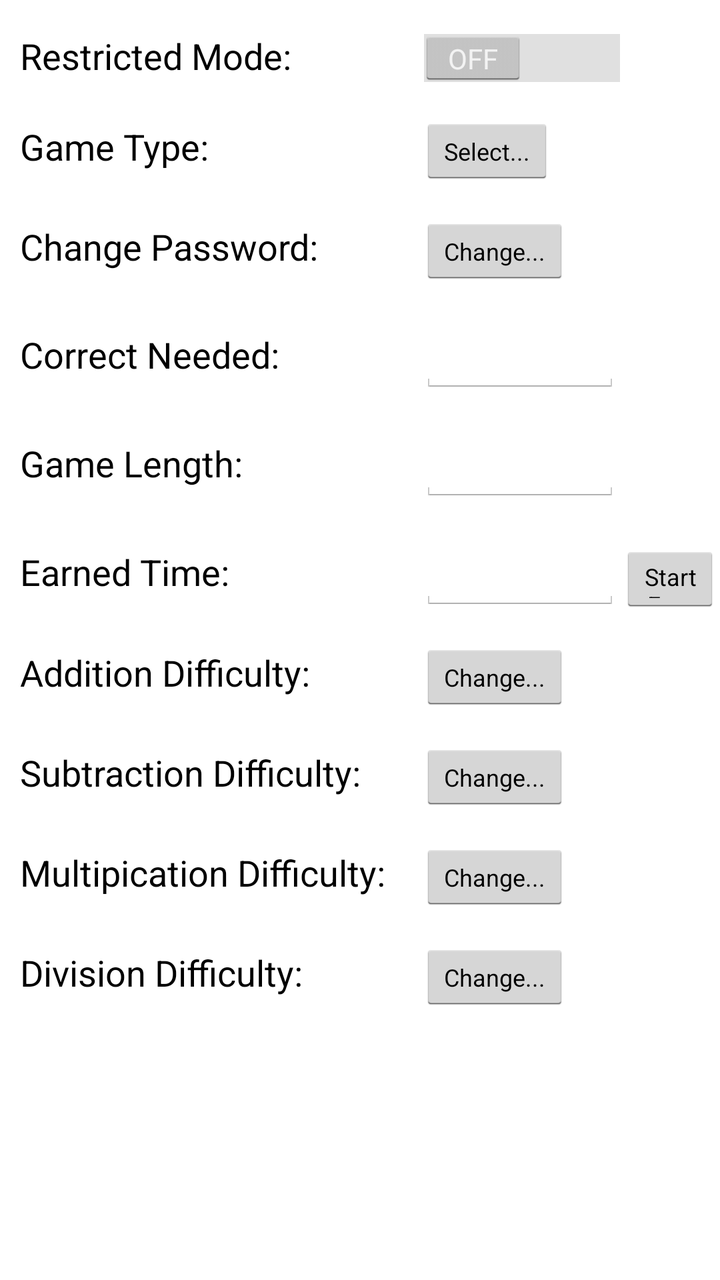
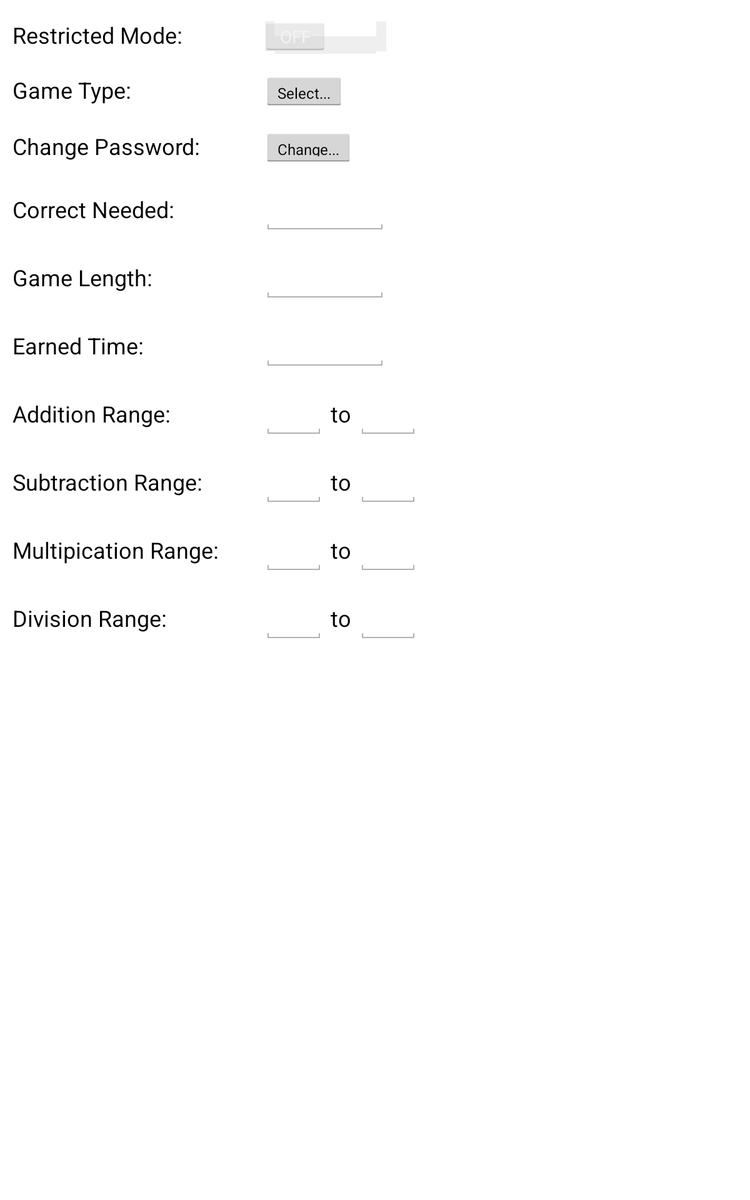

Compare how this app lays out the same screen by default and in its alternative resource folder. The renders come first, then the two layout files and the values they reference.
<!-- AndroidManifest.xml: activity theme android:Theme.Holo.Light -->
<!-- res/layout/settings.xml -->
<?xml version="1.0" encoding="utf-8"?>
<LinearLayout xmlns:android="http://schemas.android.com/apk/res/android"
    android:layout_width="fill_parent"
    android:layout_height="fill_parent"
    android:orientation="vertical"
    android:paddingLeft="10dp"
    android:paddingTop="15dp" >

	<LinearLayout
		android:layout_height="wrap_content"
		android:layout_width="wrap_content"
		android:orientation="horizontal">

		<TextView
			android:layout_height="wrap_content"
			android:text="Restricted Mode: "
			android:textAppearance="?android:attr/textAppearanceMedium"
			android:layout_width="200dp"
			/>

		<Switch
			android:layout_height="wrap_content"
			android:layout_width="wrap_content"
			android:id="@+id/gOn"/>

	</LinearLayout>

	<LinearLayout
		android:layout_height="wrap_content"
		android:layout_width="wrap_content"
		android:orientation="horizontal"
		android:paddingTop="15dp">

		<TextView
			android:layout_height="wrap_content"
			android:text="Game Type: "
			android:textAppearance="?android:attr/textAppearanceMedium"
			android:layout_width="200dp"/>

		<Button
			android:layout_height="35dp"
			android:layout_width="wrap_content"
			android:id="@+id/gType"
			android:text="Select..."
			android:textSize="12sp"/>

	</LinearLayout>
	
	<LinearLayout
		android:layout_height="wrap_content"
		android:layout_width="wrap_content"
		android:orientation="horizontal"
		android:paddingTop="15dp">

		<TextView
			android:layout_height="wrap_content"
			android:text="Change Password: "
			android:textAppearance="?android:attr/textAppearanceMedium"
			android:layout_width="200dp"/>

		<Button
			android:layout_height="35dp"
			android:layout_width="wrap_content"
			android:id="@+id/pPass"
			android:text="Change..."
			android:textSize="12sp"/>

	</LinearLayout>

	<LinearLayout
		android:layout_height="wrap_content"
		android:layout_width="wrap_content"
		android:orientation="horizontal"
		android:paddingTop="15dp">

		<TextView
			android:layout_height="wrap_content"
			android:text="Correct Needed: "
			android:textAppearance="?android:attr/textAppearanceMedium"
			android:layout_width="200dp"/>

		<EditText
			android:layout_height="wrap_content"
			android:inputType="number"
			android:ems="10"
			android:layout_width="100dp"
			android:id="@+id/cNeed"/>

	</LinearLayout>

	<LinearLayout
		android:layout_height="wrap_content"
		android:layout_width="wrap_content"
		android:orientation="horizontal"
		android:paddingTop="15dp">

		<TextView
			android:layout_height="wrap_content"
			android:text="Game Length: "
			android:textAppearance="?android:attr/textAppearanceMedium"
			android:layout_width="200dp"/>

		<EditText
			android:layout_height="wrap_content"
			android:inputType="number"
			android:ems="10"
			android:layout_width="100dp"
			android:id="@+id/gTime"/>

	</LinearLayout>

	<LinearLayout
		android:layout_height="wrap_content"
		android:layout_width="wrap_content"
		android:orientation="horizontal"
		android:paddingTop="15dp">

		<TextView
			android:layout_height="wrap_content"
			android:text="Earned Time: "
			android:textAppearance="?android:attr/textAppearanceMedium"
			android:layout_width="200dp"/>

		<EditText
			android:layout_height="wrap_content"
			android:inputType="number"
			android:ems="10"
			android:layout_width="100dp"
			android:id="@+id/eTime"/>

		<Button
			android:layout_height="35dp"
			android:layout_width="wrap_content"
			android:id="@+id/fTime"
			android:text="Start Free Time"
			android:textSize="12sp"/>

	</LinearLayout>

	<LinearLayout
	    android:layout_width="match_parent"
	    android:layout_height="wrap_content"
	    android:paddingTop="15dp" >

		<TextView
		    android:layout_width="200dp"
		    android:layout_height="wrap_content"
		    android:text="Addition Difficulty: "
		    android:textAppearance="?android:attr/textAppearanceMedium" />

		<Button
			android:layout_height="35dp"
			android:layout_width="wrap_content"
			android:id="@+id/aRan"
			android:text="Change..."
			android:textSize="12sp"/>

	</LinearLayout>
	
	<LinearLayout
	    android:layout_width="match_parent"
	    android:layout_height="wrap_content"
	    android:paddingTop="15dp" >

		<TextView
		    android:layout_width="200dp"
		    android:layout_height="wrap_content"
		    android:text="Subtraction Difficulty: "
		    android:textAppearance="?android:attr/textAppearanceMedium" />

		<Button
			android:layout_height="35dp"
			android:layout_width="wrap_content"
			android:id="@+id/sRan"
			android:text="Change..."
			android:textSize="12sp"/>

	</LinearLayout>
	
	<LinearLayout
	    android:layout_width="match_parent"
	    android:layout_height="wrap_content" 
	    android:paddingTop="15dp">

		<TextView
		    android:layout_width="200dp"
		    android:layout_height="wrap_content"
		    android:text="Multipication Difficulty: "
		    android:textAppearance="?android:attr/textAppearanceMedium" />

		<Button
			android:layout_height="35dp"
			android:layout_width="wrap_content"
			android:id="@+id/mRan"
			android:text="Change..."
			android:textSize="12sp"/>

	</LinearLayout>
	
	<LinearLayout
	    android:layout_width="match_parent"
	    android:layout_height="wrap_content"
	    android:paddingTop="15dp" >

		<TextView
		    android:layout_width="200dp"
		    android:layout_height="wrap_content"
		    android:text="Division Difficulty: "
		    android:textAppearance="?android:attr/textAppearanceMedium" />

		<Button
			android:layout_height="35dp"
			android:layout_width="wrap_content"
			android:id="@+id/dRan"
			android:text="Change..."
			android:textSize="12sp"/>

	</LinearLayout>

</LinearLayout>
<!-- resources referenced by this layout -->
<resources>

</resources>
<!-- res/layout-large/settings.xml (the repository's variant of the layout above) -->
<!-- drawn on a 7-inch tablet held upright -->
<?xml version="1.0" encoding="utf-8"?>
<LinearLayout xmlns:android="http://schemas.android.com/apk/res/android"
    android:layout_width="fill_parent"
    android:layout_height="fill_parent"
    android:orientation="vertical"
    android:paddingLeft="10dp"
    android:paddingTop="15dp" >

	<LinearLayout
		android:layout_height="wrap_content"
		android:layout_width="wrap_content"
		android:orientation="horizontal">

		<TextView
			android:layout_height="wrap_content"
			android:text="Restricted Mode: "
			android:textAppearance="?android:attr/textAppearanceMedium"
			android:layout_width="200dp"
			/>

		<Switch
			android:layout_height="wrap_content"
			android:layout_width="wrap_content"
			android:id="@+id/gOn"/>

	</LinearLayout>

	<LinearLayout
		android:layout_height="wrap_content"
		android:layout_width="wrap_content"
		android:orientation="horizontal"
		android:paddingTop="15dp">

		<TextView
			android:layout_height="wrap_content"
			android:text="Game Type: "
			android:textAppearance="?android:attr/textAppearanceMedium"
			android:layout_width="200dp"/>

		<Button
			android:layout_height="30dp"
			android:layout_width="wrap_content"
			android:id="@+id/gType"
			android:text="Select..."
			android:textSize="12sp"/>

	</LinearLayout>
	
	<LinearLayout
		android:layout_height="wrap_content"
		android:layout_width="wrap_content"
		android:orientation="horizontal"
		android:paddingTop="15dp">

		<TextView
			android:layout_height="wrap_content"
			android:text="Change Password: "
			android:textAppearance="?android:attr/textAppearanceMedium"
			android:layout_width="200dp"/>

		<Button
			android:layout_height="30dp"
			android:layout_width="wrap_content"
			android:id="@+id/pPass"
			android:text="Change..."
			android:textSize="12sp"/>

	</LinearLayout>

	<LinearLayout
		android:layout_height="wrap_content"
		android:layout_width="wrap_content"
		android:orientation="horizontal"
		android:paddingTop="15dp">

		<TextView
			android:layout_height="wrap_content"
			android:text="Correct Needed: "
			android:textAppearance="?android:attr/textAppearanceMedium"
			android:layout_width="200dp"/>

		<EditText
			android:layout_height="wrap_content"
			android:inputType="number"
			android:ems="10"
			android:layout_width="100dp"
			android:id="@+id/cNeed"/>

	</LinearLayout>

	<LinearLayout
		android:layout_height="wrap_content"
		android:layout_width="wrap_content"
		android:orientation="horizontal"
		android:paddingTop="15dp">

		<TextView
			android:layout_height="wrap_content"
			android:text="Game Length: "
			android:textAppearance="?android:attr/textAppearanceMedium"
			android:layout_width="200dp"/>

		<EditText
			android:layout_height="wrap_content"
			android:inputType="number"
			android:ems="10"
			android:layout_width="100dp"
			android:id="@+id/gTime"/>

	</LinearLayout>

	<LinearLayout
		android:layout_height="wrap_content"
		android:layout_width="wrap_content"
		android:orientation="horizontal"
		android:paddingTop="15dp">

		<TextView
			android:layout_height="wrap_content"
			android:text="Earned Time: "
			android:textAppearance="?android:attr/textAppearanceMedium"
			android:layout_width="200dp"/>

		<EditText
			android:layout_height="wrap_content"
			android:inputType="number"
			android:ems="10"
			android:layout_width="100dp"
			android:id="@+id/eTime"/>

	</LinearLayout>

	<LinearLayout
	    android:layout_width="match_parent"
	    android:layout_height="wrap_content"
	    android:paddingTop="15dp" >

		<TextView
		    android:layout_width="200dp"
		    android:layout_height="wrap_content"
		    android:text="Addition Range: "
		    android:textAppearance="?android:attr/textAppearanceMedium" />

		<EditText
		    android:id="@+id/r0"
		    android:layout_width="50dp"
		    android:layout_height="wrap_content"
		    android:ems="10"
		    android:inputType="number" >

		</EditText>

		<TextView
		    android:layout_width="wrap_content"
		    android:layout_height="wrap_content"
		    android:text=" to "
		    android:textAppearance="?android:attr/textAppearanceMedium" />

		<EditText
		    android:id="@+id/r1"
		    android:layout_width="50dp"
		    android:layout_height="wrap_content"
		    android:ems="10"
		    android:inputType="number" />

	</LinearLayout>
	
	<LinearLayout
	    android:layout_width="match_parent"
	    android:layout_height="wrap_content"
	    android:paddingTop="15dp" >

		<TextView
		    android:layout_width="200dp"
		    android:layout_height="wrap_content"
		    android:text="Subtraction Range: "
		    android:textAppearance="?android:attr/textAppearanceMedium" />

		<EditText
		    android:id="@+id/r2"
		    android:layout_width="50dp"
		    android:layout_height="wrap_content"
		    android:ems="10"
		    android:inputType="number" >

		</EditText>

		<TextView
		    android:id="@+id/textView2"
		    android:layout_width="wrap_content"
		    android:layout_height="wrap_content"
		    android:text=" to "
		    android:textAppearance="?android:attr/textAppearanceMedium" />

		<EditText
		    android:id="@+id/r3"
		    android:layout_width="50dp"
		    android:layout_height="wrap_content"
		    android:ems="10"
		    android:inputType="number" />

	</LinearLayout>
	
	<LinearLayout
	    android:layout_width="match_parent"
	    android:layout_height="wrap_content" 
	    android:paddingTop="15dp">

		<TextView
		    android:layout_width="200dp"
		    android:layout_height="wrap_content"
		    android:text="Multipication Range: "
		    android:textAppearance="?android:attr/textAppearanceMedium" />

		<EditText
		    android:id="@+id/r4"
		    android:layout_width="50dp"
		    android:layout_height="wrap_content"
		    android:ems="10"
		    android:inputType="number" >

		</EditText>

		<TextView
		    android:id="@+id/textView2"
		    android:layout_width="wrap_content"
		    android:layout_height="wrap_content"
		    android:text=" to "
		    android:textAppearance="?android:attr/textAppearanceMedium" />

		<EditText
		    android:id="@+id/r5"
		    android:layout_width="50dp"
		    android:layout_height="wrap_content"
		    android:ems="10"
		    android:inputType="number" />

	</LinearLayout>
	
	<LinearLayout
	    android:layout_width="match_parent"
	    android:layout_height="wrap_content"
	    android:paddingTop="15dp" >

		<TextView
		    android:layout_width="200dp"
		    android:layout_height="wrap_content"
		    android:text="Division Range: "
		    android:textAppearance="?android:attr/textAppearanceMedium" />

		<EditText
		    android:id="@+id/r6"
		    android:layout_width="50dp"
		    android:layout_height="wrap_content"
		    android:ems="10"
		    android:inputType="number" >

		    
		</EditText>

		<TextView
		    android:id="@+id/textView2"
		    android:layout_width="wrap_content"
		    android:layout_height="wrap_content"
		    android:text=" to "
		    android:textAppearance="?android:attr/textAppearanceMedium" />

		<EditText
		    android:id="@+id/r7"
		    android:layout_width="50dp"
		    android:layout_height="wrap_content"
		    android:ems="10"
		    android:inputType="number" />

	</LinearLayout>

</LinearLayout>
